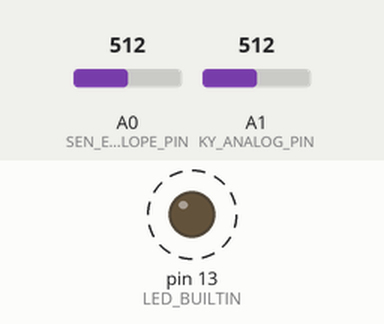
Recording of a sketch running on a simulated Arduino Uno, built with avr-gcc and run on an emulated ATmega328P. Parts: output pins drawn as LEDs (lit = HIGH). Dashed ring = blinking. The test bench sets the inputs (shaded band); at power-on: A0 (SEN_ENVELOPE_PIN) = 512, A1 (KY_ANALOG_PIN) = 512. What the sketch prints to the serial monitor is not drawn.

Above: at 0.2 s.
Timing chart, 0 to 3.0 s (numbered marks = the images above):
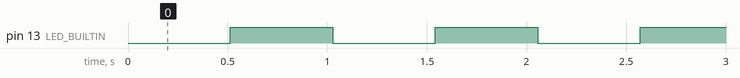

Measured:
- by itself, pin 13 (LED_BUILTIN): alternates HIGH for 0.52 s and LOW for 0.52 s

The sketch:

sound_sensors.ino
```cpp
/*
 * Caption Glasses two-sensor bridge, protocol S1.
 *
 *   SparkFun SEN-12642 ENVELOPE -> A0 (left)
 *   KY-038 AO                  -> A1 (right)
 *
 * The two boards do not produce comparable voltages. We therefore send a feature that
 * suits each board and let the Jetson calibrate them independently:
 *   - SEN-12642: mean envelope level over a 25 ms window
 *   - KY-038:    peak-to-peak analog waveform over the same window
 *
 * Output, 40 times/second at 115200 baud:
 *   S1,<sequence>,<millis>,<sen_mean>,<ky_peak_to_peak>
 */

const uint8_t SEN_ENVELOPE_PIN = A0;
const uint8_t KY_ANALOG_PIN = A1;
const unsigned long WINDOW_US = 25000UL;
const unsigned long BAUD = 115200UL;

uint32_t sequenceNumber = 0;

void setup() {
  pinMode(LED_BUILTIN, OUTPUT);
  Serial.begin(BAUD);
  while (!Serial) {
    ;
  }
  Serial.println(F("# caption-glasses sound bridge S1"));
}

void loop() {
  const unsigned long started = micros();
  uint32_t envelopeSum = 0;
  uint16_t kyMin = 1023;
  uint16_t kyMax = 0;
  uint16_t samples = 0;

  while ((unsigned long)(micros() - started) < WINDOW_US) {
    const uint16_t envelope = analogRead(SEN_ENVELOPE_PIN);
    const uint16_t ky = analogRead(KY_ANALOG_PIN);
    envelopeSum += envelope;
    if (ky < kyMin) kyMin = ky;
    if (ky > kyMax) kyMax = ky;
    samples++;
  }

  const uint16_t envelopeMean = samples ? envelopeSum / samples : 0;
  const uint16_t kyPeakToPeak = kyMax - kyMin;

  Serial.print(F("S1,"));
  Serial.print(sequenceNumber++);
  Serial.print(',');
  Serial.print(millis());
  Serial.print(',');
  Serial.print(envelopeMean);
  Serial.print(',');
  Serial.println(kyPeakToPeak);

  // A slow heartbeat proves the firmware is alive without flickering at the sample rate.
  digitalWrite(LED_BUILTIN, (sequenceNumber / 20U) % 2U);
}
```
